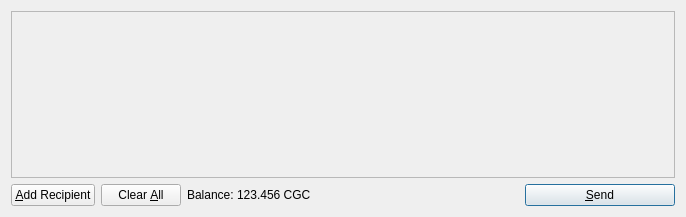
<?xml version="1.0" encoding="UTF-8"?>
<ui version="4.0">
 <class>SendCoinsDialog</class>
 <widget class="QDialog" name="SendCoinsDialog">
  <property name="geometry">
   <rect>
    <x>0</x>
    <y>0</y>
    <width>686</width>
    <height>217</height>
   </rect>
  </property>
  <property name="windowTitle">
   <string>Send Coins</string>
  </property>
  <layout class="QVBoxLayout" name="verticalLayout">
   <item>
    <widget class="QScrollArea" name="scrollArea">
     <property name="widgetResizable">
      <bool>true</bool>
     </property>
     <widget class="QWidget" name="scrollAreaWidgetContents">
      <property name="geometry">
       <rect>
        <x>0</x>
        <y>0</y>
        <width>666</width>
        <height>165</height>
       </rect>
      </property>
      <layout class="QVBoxLayout" name="verticalLayout_2">
       <property name="margin">
        <number>0</number>
       </property>
       <item>
        <layout class="QVBoxLayout" name="entries">
         <property name="spacing">
          <number>6</number>
         </property>
        </layout>
       </item>
       <item>
        <spacer name="verticalSpacer">
         <property name="orientation">
          <enum>Qt::Vertical</enum>
         </property>
         <property name="sizeHint" stdset="0">
          <size>
           <width>20</width>
           <height>40</height>
          </size>
         </property>
        </spacer>
       </item>
      </layout>
     </widget>
    </widget>
   </item>
   <item>
    <layout class="QHBoxLayout" name="horizontalLayout">
     <item>
      <widget class="QPushButton" name="addButton">
       <property name="toolTip">
        <string>Send to multiple recipients at once</string>
       </property>
       <property name="text">
        <string>&amp;Add Recipient</string>
       </property>
       <property name="icon">
        <iconset resource="../bitcoin.qrc">
         <normaloff>:/icons/add</normaloff>:/icons/add</iconset>
       </property>
       <property name="autoDefault">
        <bool>false</bool>
       </property>
      </widget>
     </item>
     <item>
      <widget class="QPushButton" name="clearButton">
       <property name="sizePolicy">
        <sizepolicy hsizetype="Minimum" vsizetype="Fixed">
         <horstretch>0</horstretch>
         <verstretch>0</verstretch>
        </sizepolicy>
       </property>
       <property name="toolTip">
        <string>Remove all transaction fields</string>
       </property>
       <property name="text">
        <string>Clear &amp;All</string>
       </property>
       <property name="icon">
        <iconset resource="../bitcoin.qrc">
         <normaloff>:/icons/remove</normaloff>:/icons/remove</iconset>
       </property>
       <property name="autoRepeatDelay">
        <number>300</number>
       </property>
       <property name="autoDefault">
        <bool>false</bool>
       </property>
      </widget>
     </item>
     <item>
      <layout class="QHBoxLayout" name="horizontalLayout_2">
       <property name="spacing">
        <number>3</number>
       </property>
       <item>
        <widget class="QLabel" name="label">
         <property name="text">
          <string>Balance:</string>
         </property>
        </widget>
       </item>
       <item>
        <widget class="QLabel" name="labelBalance">
         <property name="cursor">
          <cursorShape>IBeamCursor</cursorShape>
         </property>
         <property name="text">
          <string>123.456 CGC</string>
         </property>
         <property name="textInteractionFlags">
          <set>Qt::LinksAccessibleByMouse|Qt::TextSelectableByKeyboard|Qt::TextSelectableByMouse</set>
         </property>
        </widget>
       </item>
      </layout>
     </item>
     <item>
      <spacer name="horizontalSpacer">
       <property name="orientation">
        <enum>Qt::Horizontal</enum>
       </property>
       <property name="sizeHint" stdset="0">
        <size>
         <width>40</width>
         <height>20</height>
        </size>
       </property>
      </spacer>
     </item>
     <item>
      <widget class="QPushButton" name="sendButton">
       <property name="minimumSize">
        <size>
         <width>150</width>
         <height>0</height>
        </size>
       </property>
       <property name="toolTip">
        <string>Confirm the send action</string>
       </property>
       <property name="text">
        <string>&amp;Send</string>
       </property>
       <property name="icon">
        <iconset resource="../bitcoin.qrc">
         <normaloff>:/icons/send</normaloff>:/icons/send</iconset>
       </property>
       <property name="default">
        <bool>true</bool>
       </property>
      </widget>
     </item>
    </layout>
   </item>
  </layout>
 </widget>
 <resources>
  <include location="../bitcoin.qrc"/>
 </resources>
 <connections/>
</ui>
